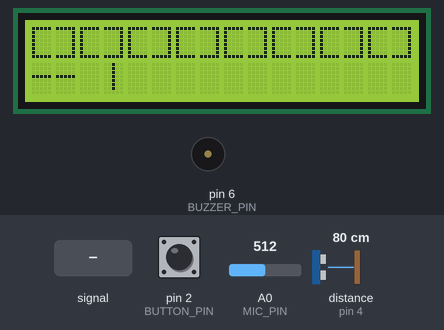
Bench run of a sketch on a simulated Arduino Uno, built with avr-gcc and run on an emulated ATmega328P. On the bench: 16×2 character LCD, buzzer (waves = sounding). Wiring (inferred from the names in the program): ultrasonic range finder: trigger pin 3; echo pin 4. The test bench sets the inputs (shaded band); at power-on: pin 2 (BUTTON_PIN) HIGH, distance to the obstacle (sensor on pin 4) 80 cm, A0 (MIC_PIN) = 512. The echo pulse lasts 58.3 µs per cm.

Above: at 2.2 s.
2.3 s: pin 2 (BUTTON_PIN) pulled LOW for 0.15 s
At 3.1 s:
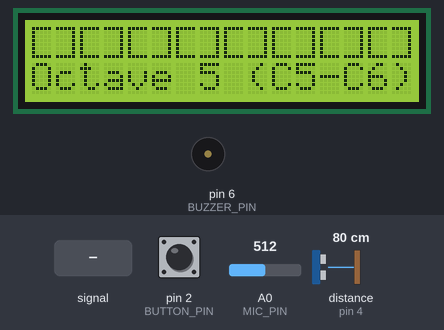
4.8 s: distance to the obstacle (sensor on pin 4) set to 9 cm
At 6.0 s:
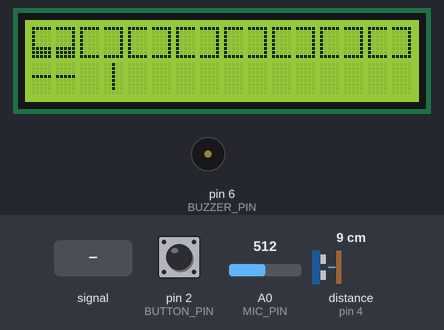
6.3 s: A0 (MIC_PIN) fed a 200 Hz sine of ±81 counts around its level
At 6.41 s:
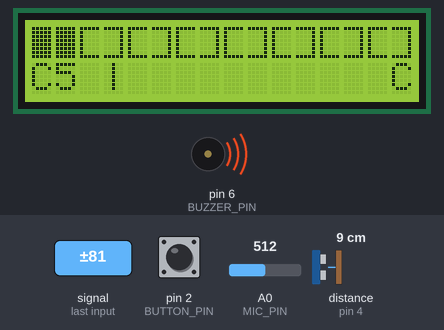
8.2 s: A0 (MIC_PIN) set to 306
At 9.6 s:
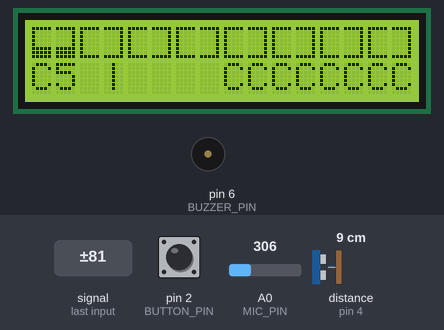
9.9 s: A0 (MIC_PIN) fed a 1000 Hz sine of ±255 counts around its level
At 10.59 s:
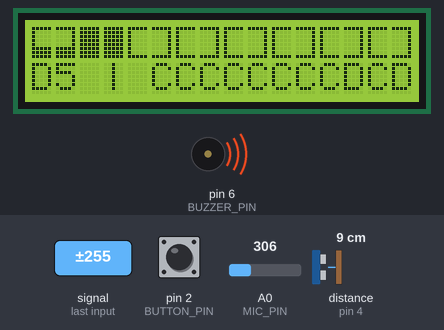
11.8 s: A0 (MIC_PIN) fed a 2 Hz sine of ±306 counts around its level
At 12.25 s:
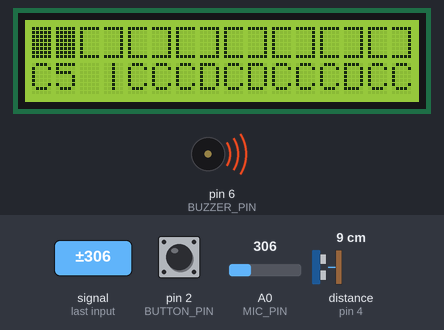
Timing chart, 0 to 16.0 s (numbered marks = the images above; inputs shaded):
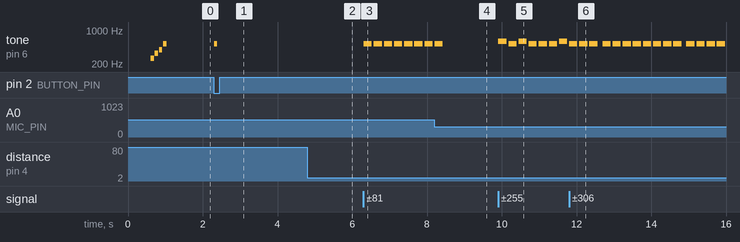

Measured:
- after the input at 2.3 s, tone on pin 6 (BUZZER_PIN): silent → 523 Hz at once, → silent 0.08 s later; the display: changes at once (image 1)
- after the input at 4.8 s, the display: changes at once (image 2)
- after the input at 6.3 s, tone on pin 6 (BUZZER_PIN): alternates 523 Hz for 0.22 s and silent for 0.05 s, starting at once; the display: changes at once (image 3)
- after the input at 8.2 s, tone on pin 6 (BUZZER_PIN): goes on until 8.4 s, then stays silent; the display: first differs from a run without the input after 0.13 s (image 4 shows a later state)
- after the input at 9.9 s, tone on pin 6 (BUZZER_PIN): plays 587 Hz for 0.22 s, 523 Hz for 0.22 s, 587 Hz for 0.22 s, 523 Hz for 0.22 s, 523 Hz for 0.22 s, 523 Hz for 0.22 s … (7 notes in this stretch), starting at once; the display: first changes at once (image 5 shows a later state)
- after the input at 11.8 s, the display: first differs from a run without the input after 0.28 s (image 6)

The sketch:

desk_piano_v1_sound_sensor.ino
```cpp
/*
  DESK PIANO
  Tap your desk to play notes. WHERE you tap picks the note.

  - HC-SR04 lies on the side of the desk, aimed along the desk surface.
    Your hand's distance from it = which key (C major scale, C to C).
  - Sound sensor taped to the desk hears/feels the tap and triggers the note.
  - LCD row 1: an 8-key keyboard. Hovered key is half-filled, played key lights up.
  - LCD row 2: last note played + a scrolling trail of your melody.
  - Button: cycle octave (3 / 4 / 5).

  Elegoo Super Starter Kit (UNO R3):
  LCD1602, 10k pot, HC-SR04, sound sensor module, PASSIVE buzzer, button, 220 ohm resistor.

  Tuning: set DEBUG = true, open Serial Monitor at 115200, and watch the
  mic levels and distances while you tap. Then adjust TAP_THRESHOLD and the key sizes.
*/

#include <LiquidCrystal.h>

// ---------------- Pins ----------------
LiquidCrystal lcd(7, 8, 9, 10, 11, 12);   // RS, E, D4, D5, D6, D7
const byte BUTTON_PIN = 2;
const byte TRIG_PIN   = 3;
const byte ECHO_PIN   = 4;
const byte BUZZER_PIN = 6;
const byte MIC_PIN    = A0;               // sound sensor AO

// ---------------- Tuning ----------------
const bool DEBUG = false;                 // true = print levels to Serial Monitor
const int  FIRST_KEY_CM  = 5;             // where the first key (C) starts, from the sensor
const int  KEY_WIDTH_CM  = 4;             // width of each key on your paper keyboard
const int  TAP_THRESHOLD = 25;            // higher = needs a harder tap; lower = more sensitive
const unsigned int NOTE_MS    = 220;      // note length
const unsigned int LOCKOUT_MS = NOTE_MS + 40;  // mic ignored while buzzer plays (it'd hear itself)

// ---------------- Notes (C major, C4 to C5) ----------------
const byte  NUM_KEYS = 8;
const char  NOTE_LETTERS[NUM_KEYS] = {'C', 'D', 'E', 'F', 'G', 'A', 'B', 'C'};
const float C4_FREQS[NUM_KEYS] = {261.63, 293.66, 329.63, 349.23, 392.00, 440.00, 493.88, 523.25};

// ---------------- LCD keyboard characters ----------------
// Each key is 2 characters wide (left half + right half) so 8 keys fill 16 columns.
enum { CH_KEY_L, CH_KEY_R, CH_HOV_L, CH_HOV_R, CH_PRESS };
byte keyL[8]  = {0b11111, 0b10000, 0b10000, 0b10000, 0b10000, 0b10000, 0b10000, 0b11111};
byte keyR[8]  = {0b11111, 0b00001, 0b00001, 0b00001, 0b00001, 0b00001, 0b00001, 0b11111};
byte hovL[8]  = {0b11111, 0b10000, 0b10000, 0b10000, 0b10000, 0b11111, 0b11111, 0b11111};
byte hovR[8]  = {0b11111, 0b00001, 0b00001, 0b00001, 0b00001, 0b11111, 0b11111, 0b11111};
byte press[8] = {0b11111, 0b11111, 0b11111, 0b11111, 0b11111, 0b11111, 0b11111, 0b11111};

// ---------------- State ----------------
int  hoverKey   = -1;
int  pressedKey = -1;
byte octave     = 4;
unsigned long pressedUntil = 0;
unsigned long lockUntil    = 0;
unsigned long lastPing     = 0;
unsigned long restoreInfoAt = 0;

long baseline64 = 512L * 64;   // mic resting level, x64 for smooth integer averaging
int  peakDev    = 0;           // for DEBUG
unsigned long lastDebug = 0;

char history[13] = "            ";  // 12-char melody trail
char lastName[4] = "--";

bool buttonWasDown = false;
unsigned long lastButtonChange = 0;

// ============================================================
void setup() {
  pinMode(BUTTON_PIN, INPUT_PULLUP);
  pinMode(TRIG_PIN, OUTPUT);
  pinMode(ECHO_PIN, INPUT);
  pinMode(BUZZER_PIN, OUTPUT);
  if (DEBUG) Serial.begin(115200);

  lcd.begin(16, 2);
  lcd.createChar(CH_KEY_L, keyL);
  lcd.createChar(CH_KEY_R, keyR);
  lcd.createChar(CH_HOV_L, hovL);
  lcd.createChar(CH_HOV_R, hovR);
  lcd.createChar(CH_PRESS, press);

  // Splash + calibrate the mic's resting level
  lcd.print("  DESK  PIANO");
  lcd.setCursor(0, 1);
  lcd.print("Quiet... tuning");
  long sum = 0;
  for (int i = 0; i < 256; i++) {
    sum += analogRead(MIC_PIN);
    delay(2);
  }
  baseline64 = (sum / 256) * 64;

  // Little C-E-G hello
  int hello[] = {262, 330, 392, 523};
  for (int i = 0; i < 4; i++) {
    tone(BUZZER_PIN, hello[i], 90);
    delay(110);
  }

  lcd.clear();
  drawKeyboard();
  drawInfo();
}

void loop() {
  // 1) Tap on the desk -> play the key under your hand
  if (detectTap()) {
    int k = measureKeyNow();
    if (k < 0) k = hoverKey;          // fall back to the last known hand position
    if (k >= 0) playKey(k);
    else lockUntil = millis() + 120;  // tapped outside the keyboard: ignore the echoing thump
  }

  // 2) Track the hovering hand so the LCD shows which key you're over
  if (millis() - lastPing >= 40) {
    int k = keyFromCm(measureCm());
    if (k != hoverKey) {
      hoverKey = k;
      drawKeyboard();
    }
  }

  // 3) Un-light the played key when the note ends
  if (pressedKey >= 0 && millis() >= pressedUntil) {
    pressedKey = -1;
    drawKeyboard();
  }

  // 4) Octave button
  bool down = digitalRead(BUTTON_PIN) == LOW;
  if (down != buttonWasDown && millis() - lastButtonChange > 30) {
    lastButtonChange = millis();
    buttonWasDown = down;
    if (down) changeOctave();
  }

  if (restoreInfoAt && millis() >= restoreInfoAt) {
    restoreInfoAt = 0;
    drawInfo();
  }

  // 5) Debug readout for tuning
  if (DEBUG && millis() - lastDebug >= 150) {
    lastDebug = millis();
    Serial.print("mic peak: ");
    Serial.print(peakDev);
    Serial.print("   (threshold ");
    Serial.print(TAP_THRESHOLD);
    Serial.print(")   hover key: ");
    Serial.println(hoverKey);
    peakDev = 0;
  }
}

// ============================================================
// Tap detection: a sudden jump away from the mic's resting level
bool detectTap() {
  int v    = analogRead(MIC_PIN);
  int base = baseline64 / 64;
  int dev  = abs(v - base);
  baseline64 += v - base;             // slow moving average follows the resting level
  if (dev > peakDev) peakDev = dev;

  return dev > TAP_THRESHOLD && millis() >= lockUntil;
}

// ============================================================
// Ultrasonic distance in cm, or -1 if nothing within ~60 cm
int measureCm() {
  digitalWrite(TRIG_PIN, LOW);
  delayMicroseconds(2);
  digitalWrite(TRIG_PIN, HIGH);
  delayMicroseconds(10);
  digitalWrite(TRIG_PIN, LOW);
  unsigned long us = pulseIn(ECHO_PIN, HIGH, 3500UL);
  lastPing = millis();
  if (us == 0) return -1;
  return us / 58;
}

// Fresh reading right after a tap (your hand is on the desk, in the beam).
// Waits until the last ping's echoes have died out so readings don't get mixed up.
int measureKeyNow() {
  while (millis() - lastPing < 25) { }
  return keyFromCm(measureCm());
}

int keyFromCm(int cm) {
  if (cm < FIRST_KEY_CM) return -1;
  int k = (cm - FIRST_KEY_CM) / KEY_WIDTH_CM;
  return (k < NUM_KEYS) ? k : -1;
}

// ============================================================
void playKey(int k) {
  float f = C4_FREQS[k];
  if (octave == 3) f *= 0.5;
  else if (octave == 5) f *= 2.0;
  tone(BUZZER_PIN, (unsigned int)(f + 0.5), NOTE_MS);

  pressedKey   = k;
  pressedUntil = millis() + NOTE_MS;
  lockUntil    = millis() + LOCKOUT_MS;

  // Melody trail: shift left, add new letter on the right
  memmove(history, history + 1, 11);
  history[11] = NOTE_LETTERS[k];

  byte shownOct = octave + (k == NUM_KEYS - 1 ? 1 : 0);   // top C is the next octave
  snprintf(lastName, sizeof(lastName), "%c%d", NOTE_LETTERS[k], shownOct);

  drawKeyboard();
  if (!restoreInfoAt) drawInfo();
}

void changeOctave() {
  octave = (octave >= 5) ? 3 : octave + 1;
  lcd.setCursor(0, 1);
  char buf[17];
  snprintf(buf, sizeof(buf), "Octave %d (C%d-C%d)", octave, octave, octave + 1);
  lcd.print(buf);
  restoreInfoAt = millis() + 1000;
  tone(BUZZER_PIN, (unsigned int)(C4_FREQS[0] * (octave == 3 ? 0.5 : octave == 5 ? 2.0 : 1.0)), 80);
  lockUntil = millis() + 150;   // the click of the button shouldn't count as a tap
}

// ============================================================
void drawKeyboard() {
  lcd.setCursor(0, 0);
  for (int k = 0; k < NUM_KEYS; k++) {
    if (k == pressedKey) {
      lcd.write(byte(CH_PRESS));
      lcd.write(byte(CH_PRESS));
    } else if (k == hoverKey) {
      lcd.write(byte(CH_HOV_L));
      lcd.write(byte(CH_HOV_R));
    } else {
      lcd.write(byte(CH_KEY_L));
      lcd.write(byte(CH_KEY_R));
    }
  }
}

void drawInfo() {
  lcd.setCursor(0, 1);
  char buf[17];
  snprintf(buf, sizeof(buf), "%-3s|%s", lastName, history);  // e.g. "E4 |  CDECEGG"
  lcd.print(buf);
}
```
